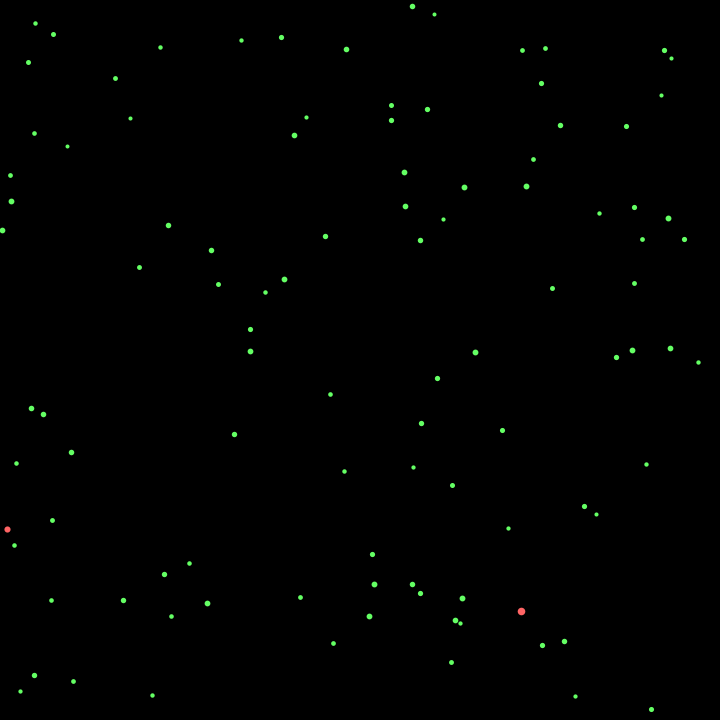
Frame 1 (no input)
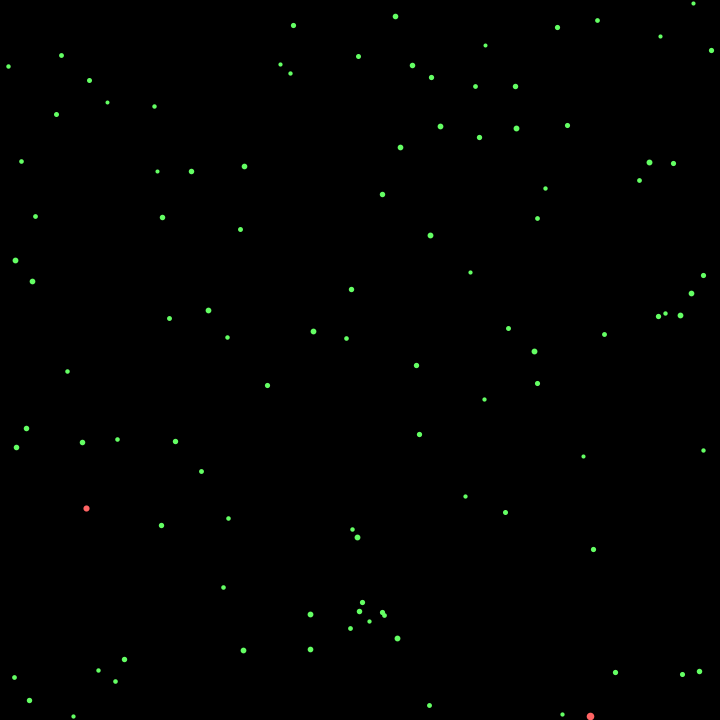
Frame 60 (the mouse pressed at the canvas centre just before this capture)
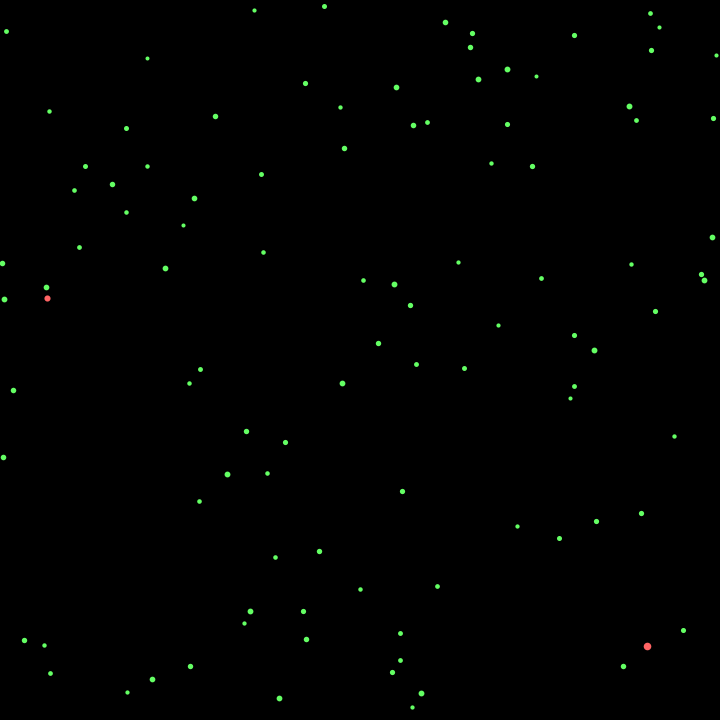
Frame 120 (the mouse held since frame 60 and released just before this capture)

The Processing sketch that drew these frames (run headless with seeded random() and noise(); from frame 60 on, the mouse is pressed at the canvas centre):

// Processing sketch: dudes
// ── dudes.pde
int runAmt = 100;// Number of runners
int chaseAmt = 2;// Number of chasers
Dude[] runDudes;
Dude[] chaseDudes;
float maxSpeed = 2;// Ensuring the dudes don't keep accelerating
float maxForce = 0.1;// Setting a max force for attraction of runner to chaser so the motion is smoother
float catchDistance = 5;

void setup() {
  size(720, 720);
  
  runDudes = new Dude[runAmt];
  for (int i=0; i<runAmt; i++) {
    runDudes[i] = new Dude(true);
  }
  
  chaseDudes = new Dude[chaseAmt];
  for (int i=0; i<chaseAmt; i++) {
    chaseDudes[i] = new Dude(false);
  }
}

void draw() {
  background(0);
  
  for (int i=0; i<runAmt; i++) {
    runDudes[i].update();
    runDudes[i].display();
  }
  
  for (int i=0; i<chaseAmt; i++) {
    chaseDudes[i].update();
    chaseDudes[i].display();
  }
}

// ── Dude.pde
class Dude {
  private float diam;
  PVector pos, vel, acc;
  boolean isRunner;
  boolean isCaught;
  
  //Dude Constructor
  public Dude(boolean isRunner) {
    this.isRunner = isRunner;
    this.isCaught = false;
    pos = new PVector(random(width), random(height));
    vel = PVector.random2D();
    acc = new PVector();
    
    //Uses a boolean variable to differentiate to type of dudes
    if (isRunner) {
      diam = random(4, 6);
      maxSpeed = 2;
    } else {
      diam = random(6, 8);
      maxSpeed = 4;
    }
  }

  
  public void update() {  
    // Determine and apply behavior to different dudes
    if (isRunner && !isCaught) {
      PVector escape = avoidNearestChaser();
      escape.mult(1.2);
      acc.add(escape);
      checkIfCaught();
    } else if (!isRunner) {
      PVector chase = chaseNearestRunner();
      acc.add(chase);
    }
    
    // Only move if dude is not caught
    if (!isCaught || !isRunner) {
      vel.add(acc);
      vel.limit(maxSpeed);
      pos.add(vel);
      acc.mult(0);
      boundaryTest();
    }
  }
 
  
  private void checkIfCaught() {
    for (int i = 0; i < chaseDudes.length; i++) {
      Dude chaser = chaseDudes[i];
      float d = PVector.dist(pos, chaser.pos);
      if (d < catchDistance) {
        isCaught = true;
        vel.mult(0);
        acc.mult(0);
      }
    }
  }
  
  
  private PVector chaseNearestRunner() {
    Dude nearestRunner = findNearestRunner();
    if (nearestRunner == null) {
      return new PVector(0, 0);
    }
    return calculateChaseForce(nearestRunner);
  }


  // Find the nearest uncaught runner
  private Dude findNearestRunner() {
    float minDist = Float.POSITIVE_INFINITY;
    Dude nearestRunner = null;
    
    for (int i = 0; i < runDudes.length; i++) {
      Dude runner = runDudes[i];
      if (!runner.isCaught) {
        float d = PVector.dist(pos, runner.pos);
        if (d < minDist) {
          minDist = d;
          nearestRunner = runner;
        }
      }
    }
    return nearestRunner;
  }


  // Calculate steering force towards target
  private PVector calculateChaseForce(Dude target) {
    PVector desired = PVector.sub(target.pos, pos);
    desired.normalize();
    desired.mult(maxSpeed);
    PVector steer = PVector.sub(desired, vel);
    steer.limit(maxForce);
    return steer;
  }
  
   // Calculate the force of runners if encountering a chaser within certain distance
  private PVector avoidNearestChaser() {
    float detectionRadius = 100;
    PVector escape = new PVector();
    for (int i = 0; i < chaseDudes.length; i++) {
      Dude chaser = chaseDudes[i];
      float d = PVector.dist(pos, chaser.pos);
      if (d < detectionRadius) {
        
        PVector diff = PVector.sub(pos, chaser.pos);
        escape.add(diff);
      }
    }
    
    return finalizeEscapeForce(escape);
  }
  
    
  private PVector finalizeEscapeForce(PVector escape) {
    if (escape.mag() > 0) {
      escape.normalize();
      escape.mult(maxSpeed);
      PVector steer = PVector.sub(escape, vel);
      steer.limit(maxForce);
      return steer;
    }
    return new PVector(0, 0);
  }
  
  
  public void display() {
    // Set color based on dudes' state
    if (isRunner) {
      if (isCaught) {
        stroke(color(128, 128, 128)); 
      } else {
        stroke(color(100, 255, 100)); 
      }
    } else {
      stroke(color(255, 100, 100)); 
    }
    strokeWeight(diam);
    point(pos.x, pos.y);
  }
  
  
  public void boundaryTest() {
    if (pos.x < diam*.5) {
      pos.x = diam*.5;
      vel.x *= -1;
    } else if (pos.x > width-diam*.5) {
      pos.x = width-diam*.5;
      vel.x *= -1;
    }
    
    if (pos.y < diam*.5) {
      pos.y = diam*.5;
      vel.y *= -1;
    } else if (pos.y > height-diam*.5) {
      pos.y = height-diam*.5;
      vel.y *= -1;
    }
  }
}
